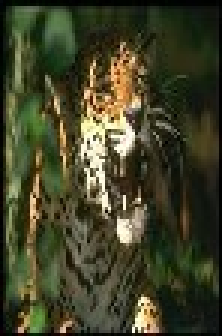
#> input picture sample/Leopards105.jpg, 74 x 112 px (shown 3 times larger)
$ python -i raistatsengine.py   (imports and definitions only)
#> lines starting #> are read from the running program, lines starting #| are printed output that depends on the picture
#> further down, picture is the input picture: PIL image 74x112 RGB; mean R, G, B 65.6, 66.6, 40.6
### Legacy/pixelmedian.py
#!/usr/bin/env python3
# -*- coding: utf-8 -*-
"""
Created on Thu Jun 27 14:24:58 2019

@author: robertmckenzie
"""

from PIL import Image
import os
import statistics

# [30 lines left out: function medianAtPixel, not called in this run]

def meanAtPixel(pxmap, x, y, xlen, ylen, strength):
    lowestX = int(x - strength / 2)
    highestX = int(x + strength / 2)
    lowestY = int(y - strength / 2)
    highestY = int(y + strength / 2)

    if lowestX < 0:
        lowestX = 0
    if highestX > xlen:
        highestX = xlen
    if lowestY < 0:
        lowestY = 0
    if highestY > ylen:
        highestY = ylen

    rVals = []
    gVals = []
    bVals = []

    for cx in range(lowestX, highestX):
        for cy in range(lowestY, highestY):
            rVals.append(pxmap[cx,cy][0])
            gVals.append(pxmap[cx,cy][1])
            bVals.append(pxmap[cx,cy][2])

    resR = int(statistics.mean(rVals))
    resG = int(statistics.mean(gVals))
    resB = int(statistics.mean(bVals))

    return(resR, resG, resB)

### Legacy/raistatsengine.py
#!/usr/bin/env python3
# -*- coding: utf-8 -*-
"""
Created on Thu Jun 27 14:39:26 2019

@author: robertmckenzie
"""

import pixelmedian
from PIL import Image

standardHeight = 1000
standardWidth = 1000

specificity = 20
"""
approximately this number squared "reference points" will be created on the image.
Higher specificity means higher accuracy, but also higher performance and storage
costs.
"""

def standardizeImage(img):
    res = img.resize((standardWidth, standardHeight),Image.BICUBIC)
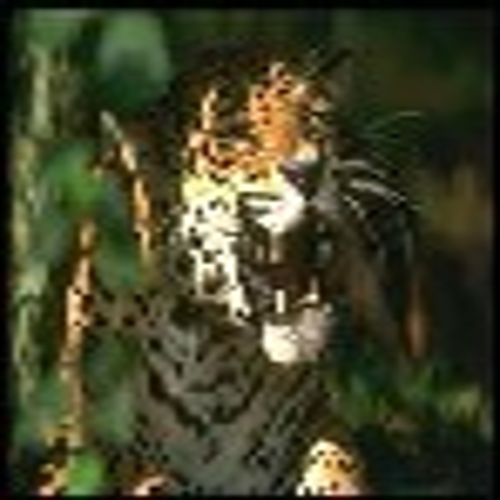
#> res: PIL image 1000x1000 RGB (shown at 1/2 size); mean R, G, B 65.6, 66.6, 40.7
    if len(res.getbands()) == 1:
        newIm = Image.new("RGB",(standardWidth, standardHeight))
        for cx in range(standardWidth):
            for cy in range(standardHeight):
                val = res.getpixel((cx,cy))
                newIm.putpixel((cx, cy), (val, val, val))
        res = newIm
    return res

def getImageStatistics(img):
    img = standardizeImage(img)
    pixelMap = img.load()
    sizeX = img.size[0]
#> sizeX = 1000
    sizeY = img.size[1]
#> sizeY = 1000

    sampleMarginX = int(sizeX / specificity)
#> sampleMarginX = 50
    sampleMarginY = int(sizeY / specificity)
#> sampleMarginY = 50

    sampleSpacingX = int((sizeX - (2 * sampleMarginX)) / specificity)
#> sampleSpacingX = 45
    sampleSpacingY = int((sizeY - (2 * sampleMarginY)) / specificity)
#> sampleSpacingY = 45

    imgStats = []

    for cx in range(specificity):
        for cy in range(specificity):
            mean = pixelmedian.meanAtPixel(pixelMap,
                                            sampleMarginX + cx * sampleSpacingX,
                                            sampleMarginY + cy * sampleSpacingY,
                                            sizeX, sizeY, sampleSpacingX)
            """
            #Legacy: this method didn't work well. Delete later
            app = [False, False, False] #(red > blue, blue > green, green > red)
            if med[0] > med[1]:
                app[0] = True
            if med[1] > med[2]:
                app[1] = True
            if med[2] > med[0]:
                app[2] = True
            """

            imgStats.append(mean)

    return imgStats

"""
def bts(b):
    if b == True:
        return 't'
    else:
        return 'f'

def boolsToCode(b1, b2, b3):
    res = 0
    if b3:
        res += 1
    if b2:
        res += 2
    if b1:
        res += 4
    return str(res)
"""

def statsToString(stats):
    res = ""
    for stat in stats:
        res = res + str(stat[0]) + "," + str(stat[1]) + "," + str(stat[2]) + "%"
    return res

>>> from PIL import Image
>>> picture = Image.open('../sample/Leopards105.jpg')
>>> result = getImageStatistics(picture)

$ run again, on sample/Leopards13.jpg
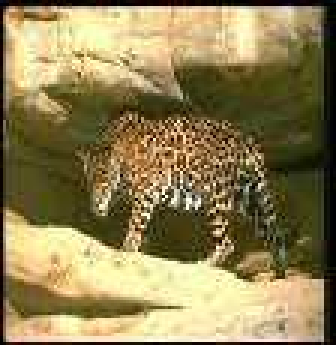
#> input picture sample/Leopards13.jpg, 112 x 115 px (shown 3 times larger)
#> picture is the input picture: PIL image 112x115 RGB; mean R, G, B 142.7, 127.9, 83.4
#> in standardizeImage, `res = img.resize((standardWidth, standardHeight),Image.BICUBIC)`:
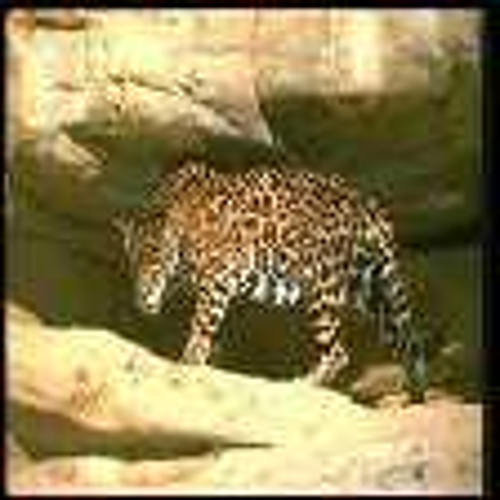
#> res: PIL image 1000x1000 RGB (shown at 1/2 size); mean R, G, B 142.6, 127.9, 83.5

$ run again, on sample/Leopards150.jpg
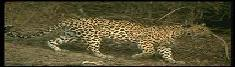
#> input picture sample/Leopards150.jpg, 235 x 67 px
#> picture is the input picture: PIL image 235x67 RGB; mean R, G, B 87.5, 80.4, 49.9
#> in standardizeImage, `res = img.resize((standardWidth, standardHeight),Image.BICUBIC)`:
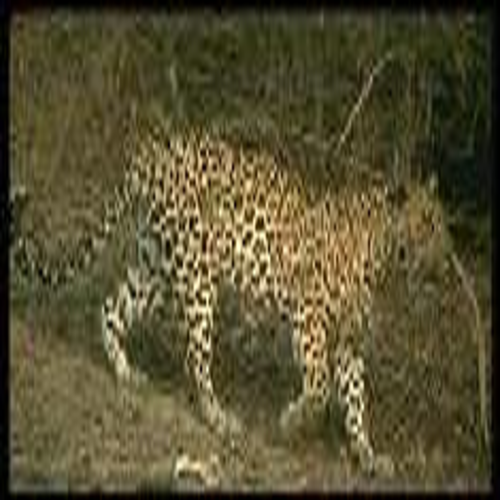
#> res: PIL image 1000x1000 RGB (shown at 1/2 size); mean R, G, B 87.5, 80.4, 49.9

$ run again, on sample/Leopards184.jpg
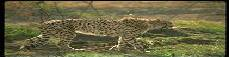
#> input picture sample/Leopards184.jpg, 229 x 57 px
#> picture is the input picture: PIL image 229x57 RGB; mean R, G, B 106.1, 101.2, 66.2
#> in standardizeImage, `res = img.resize((standardWidth, standardHeight),Image.BICUBIC)`:
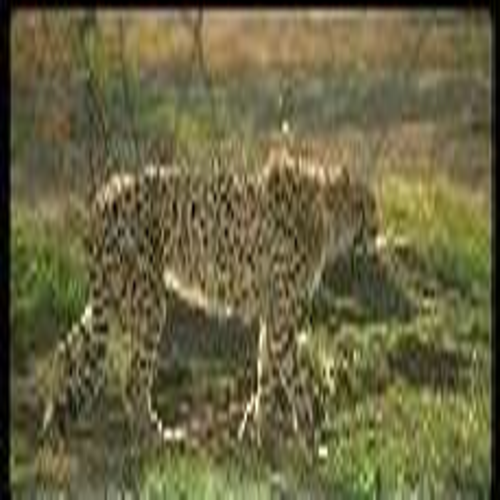
#> res: PIL image 1000x1000 RGB (shown at 1/2 size); mean R, G, B 106.1, 101.3, 66.3
